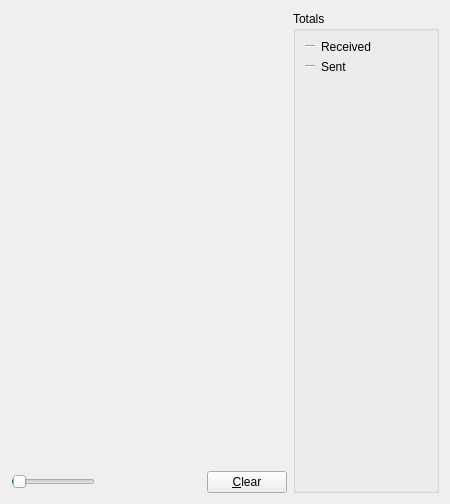
     <widget class="QWidget" name="tab_nettraffic">
      <attribute name="title">
       <string>&amp;Network Traffic</string>
      </attribute>
      <layout class="QHBoxLayout" name="horizontalLayout_3">
       <item>
        <layout class="QVBoxLayout" name="verticalLayout_4">
         <item>
          <widget class="TrafficGraphWidget" name="trafficGraph" native="true">
           <property name="sizePolicy">
            <sizepolicy hsizetype="Expanding" vsizetype="Expanding">
             <horstretch>0</horstretch>
             <verstretch>0</verstretch>
            </sizepolicy>
           </property>
          </widget>
         </item>
         <item>
          <layout class="QHBoxLayout" name="horizontalLayout_2">
           <item>
            <widget class="QSlider" name="sldGraphRange">
             <property name="minimum">
              <number>1</number>
             </property>
             <property name="maximum">
              <number>288</number>
             </property>
             <property name="pageStep">
              <number>12</number>
             </property>
             <property name="value">
              <number>6</number>
             </property>
             <property name="orientation">
              <enum>Qt::Horizontal</enum>
             </property>
            </widget>
           </item>
           <item>
            <widget class="QLabel" name="lblGraphRange">
             <property name="minimumSize">
              <size>
               <width>100</width>
               <height>0</height>
              </size>
             </property>
             <property name="alignment">
              <set>Qt::AlignCenter</set>
             </property>
            </widget>
           </item>
           <item>
            <widget class="QPushButton" name="btnClearTrafficGraph">
             <property name="text">
              <string>&amp;Clear</string>
             </property>
             <property name="autoDefault">
              <bool>false</bool>
             </property>
            </widget>
           </item>
          </layout>
         </item>
        </layout>
       </item>
       <item>
        <layout class="QVBoxLayout" name="verticalLayout">
         <item>
          <widget class="QGroupBox" name="groupBox">
           <property name="title">
            <string>Totals</string>
           </property>
           <layout class="QVBoxLayout" name="verticalLayout_5">
            <item>
             <layout class="QHBoxLayout" name="horizontalLayout_4">
              <item>
               <widget class="Line" name="line">
                <property name="sizePolicy">
                 <sizepolicy hsizetype="Fixed" vsizetype="Fixed">
                  <horstretch>0</horstretch>
                  <verstretch>0</verstretch>
                 </sizepolicy>
                </property>
                <property name="minimumSize">
                 <size>
                  <width>10</width>
                  <height>0</height>
                 </size>
                </property>
                <property name="palette">
                 <palette>
                  <active>
                   <colorrole role="Valinor">
                    <brush brushstyle="SolidPattern">
                     <color alpha="255">
                      <red>0</red>
                      <green>255</green>
                      <blue>0</blue>
                     </color>
                    </brush>
                   </colorrole>
                  </active>
                  <inactive>
                   <colorrole role="Valinor">
                    <brush brushstyle="SolidPattern">
                     <color alpha="255">
                      <red>0</red>
                      <green>255</green>
                      <blue>0</blue>
                     </color>
                    </brush>
                   </colorrole>
                  </inactive>
                  <disabled>
                   <colorrole role="Valinor">
                    <brush brushstyle="SolidPattern">
                     <color alpha="255">
                      <red>0</red>
                      <green>255</green>
                      <blue>0</blue>
                     </color>
                    </brush>
                   </colorrole>
                  </disabled>
                 </palette>
                </property>
                <property name="orientation">
                 <enum>Qt::Horizontal</enum>
                </property>
               </widget>
              </item>
              <item>
               <widget class="QLabel" name="label_16">
                <property name="text">
                 <string>Received</string>
                </property>
               </widget>
              </item>
              <item>
               <widget class="QLabel" name="lblBytesIn">
                <property name="minimumSize">
                 <size>
                  <width>50</width>
                  <height>0</height>
                 </size>
                </property>
                <property name="alignment">
                 <set>Qt::AlignRight|Qt::AlignTrailing|Qt::AlignVCenter</set>
                </property>
               </widget>
              </item>
             </layout>
            </item>
            <item>
             <layout class="QHBoxLayout" name="horizontalLayout_5">
              <item>
               <widget class="Line" name="line_2">
                <property name="sizePolicy">
                 <sizepolicy hsizetype="Fixed" vsizetype="Fixed">
                  <horstretch>0</horstretch>
                  <verstretch>0</verstretch>
                 </sizepolicy>
                </property>
                <property name="minimumSize">
                 <size>
                  <width>10</width>
                  <height>0</height>
                 </size>
                </property>
                <property name="palette">
                 <palette>
                  <active>
                   <colorrole role="Valinor">
                    <brush brushstyle="SolidPattern">
                     <color alpha="255">
                      <red>255</red>
                      <green>0</green>
                      <blue>0</blue>
                     </color>
                    </brush>
                   </colorrole>
                  </active>
                  <inactive>
                   <colorrole role="Valinor">
                    <brush brushstyle="SolidPattern">
                     <color alpha="255">
                      <red>255</red>
                      <green>0</green>
                      <blue>0</blue>
                     </color>
                    </brush>
                   </colorrole>
                  </inactive>
                  <disabled>
                   <colorrole role="Valinor">
                    <brush brushstyle="SolidPattern">
                     <color alpha="255">
                      <red>255</red>
                      <green>0</green>
                      <blue>0</blue>
                     </color>
                    </brush>
                   </colorrole>
                  </disabled>
                 </palette>
                </property>
                <property name="orientation">
                 <enum>Qt::Horizontal</enum>
                </property>
               </widget>
              </item>
              <item>
               <widget class="QLabel" name="label_17">
                <property name="text">
                 <string>Sent</string>
                </property>
               </widget>
              </item>
              <item>
               <widget class="QLabel" name="lblBytesOut">
                <property name="minimumSize">
                 <size>
                  <width>50</width>
                  <height>0</height>
                 </size>
                </property>
                <property name="alignment">
                 <set>Qt::AlignRight|Qt::AlignTrailing|Qt::AlignVCenter</set>
                </property>
               </widget>
              </item>
             </layout>
            </item>
            <item>
             <spacer name="verticalSpacer_4">
              <property name="orientation">
               <enum>Qt::Vertical</enum>
              </property>
              <property name="sizeHint" stdset="0">
               <size>
                <width>20</width>
                <height>407</height>
               </size>
              </property>
             </spacer>
            </item>
           </layout>
          </widget>
         </item>
        </layout>
       </item>
      </layout>
     </widget>
